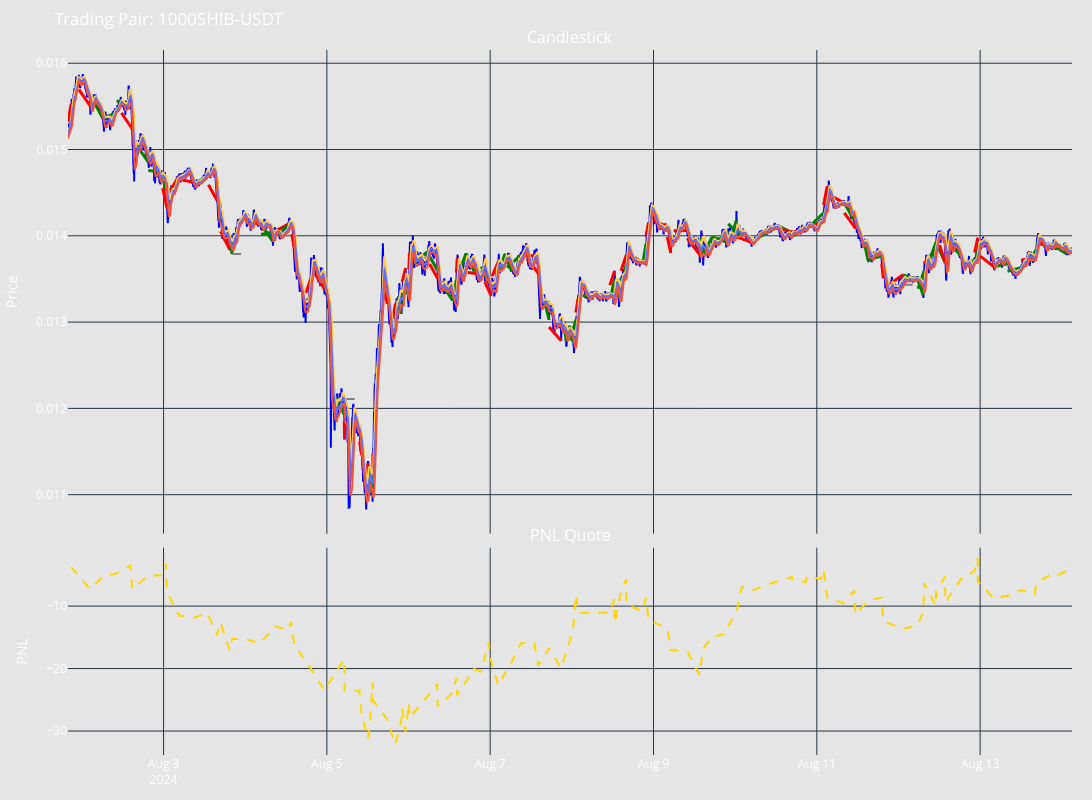

Source (notebook cell):
### Code cell
from plotly.subplots import make_subplots
import pandas as pd
import numpy as np
import plotly.graph_objects as go

from hummingbot.connector.connector_base import TradeType


def get_bt_candlestick_trace(df):
    df.index = pd.to_datetime(df.timestamp, unit='s')
    return go.Scatter(x=df.index,
                      y=df['close'],
                      mode='lines',
                      line=dict(color="blue"),
                      )


def get_pnl_trace(executors):
    pnl = [e.net_pnl_quote for e in executors]
    cum_pnl = np.cumsum(pnl)
    return go.Scatter(
        x=pd.to_datetime([e.close_timestamp for e in executors], unit="s"),
        y=cum_pnl,
        mode='lines',
        line=dict(color='gold', width=2, dash="dash"),
        name='Cumulative PNL'
    )


def get_default_layout(title=None, height=800, width=1800):
    layout = {
        "template": "plotly_dark",
        "plot_bgcolor": 'rgba(0, 0, 0, 0)',  # Transparent background
        "paper_bgcolor": 'rgba(0, 0, 0, 0.1)',  # Lighter shade for the paper
        "font": {"color": 'white', "size": 12},  # Consistent font color and size
        "height": height,
        "width": width,
        "margin": {"l": 20, "r": 20, "t": 50, "b": 20},
        "xaxis_rangeslider_visible": False,
        "hovermode": "x unified",
        "showlegend": False,
    }
    if title:
        layout["title"] = title
    return layout


def add_executors_trace(fig, executors, row, col):
    for executor in executors:
        entry_time = pd.to_datetime(executor.timestamp, unit='s')
        entry_price = executor.custom_info["current_position_average_price"]
        exit_time = pd.to_datetime(executor.close_timestamp, unit='s')
        exit_price = executor.custom_info["close_price"]
        name = "Buy Executor" if executor.config.side == TradeType.BUY else "Sell Executor"

        if executor.filled_amount_quote == 0:
            fig.add_trace(go.Scatter(x=[entry_time, exit_time], y=[entry_price, entry_price], mode='lines',
                                     line=dict(color='grey', width=2, dash="dash"), name=name), row=row, col=col)
        else:
            if executor.net_pnl_quote > Decimal(0):
                fig.add_trace(go.Scatter(x=[entry_time, exit_time], y=[entry_price, exit_price], mode='lines',
                                         line=dict(color='green', width=3), name=name), row=row, col=col)
            else:
                fig.add_trace(go.Scatter(x=[entry_time, exit_time], y=[entry_price, exit_price], mode='lines',
                                         line=dict(color='red', width=3), name=name), row=row, col=col)

        print(f"Entry_time: {entry_time} Exit time: {exit_time}, Exit price: {exit_price}")
    return fig


def create_backtesting_figure(df, executors, config):
    # Create subplots
    fig = make_subplots(rows=2, cols=1, shared_xaxes=True,
                        vertical_spacing=0.02, subplot_titles=('Candlestick', 'PNL Quote'),
                        row_heights=[0.7, 0.3])

    # Add candlestick trace
    fig.add_trace(get_bt_candlestick_trace(df), row=1, col=1)

    # Add executors trace
    fig = add_executors_trace(fig, executors, row=1, col=1)

    # Add PNL trace
    fig.add_trace(get_pnl_trace(executors), row=2, col=1)

    # Apply the theme layout
    layout_settings = get_default_layout(f"Trading Pair: {config['trading_pair']}")
    layout_settings["showlegend"] = False
    fig.update_layout(**layout_settings)

    # Update axis properties
    fig.update_xaxes(rangeslider_visible=False, row=1, col=1)
    fig.update_xaxes(row=2, col=1)
    fig.update_yaxes(title_text="Price", row=1, col=1)
    fig.update_yaxes(title_text="PNL", row=2, col=1)
    return fig


fig = create_backtesting_figure(
    df=df_r,
    executors=executors_r,
    config=config_r.dict())
# df.ta.bbands(length=config.bb_length, std=config.bb_std, append=True)
fig.add_trace(go.Scatter(x=df_r.index,
                         y=df_r[f"BBU_{config_r.bb_length}_{config_r.bb_std}"])
              )
fig.add_trace(go.Scatter(x=df_r.index,
                         y=df_r[f"BBM_{config_r.bb_length}_{config_r.bb_std}"])
              )
fig.add_trace(go.Scatter(x=df_r.index,
                         y=df_r[f"BBL_{config_r.bb_length}_{config_r.bb_std}"])
              )

fig.show()

### Figure 1 — Plotly figure (JSON) as saved in the notebook; plotly's stock layout.template omitted (floating-point values rounded to 4 significant figures; data arrays with more than 128 entries replaced by an {"elided": "..."} marker saying what was removed)
{"data": [{"line": {"color": "blue"}, "mode": "lines", "x": {"elided": "17694 str values"}, "y": {"elided": "17694 float values"}, "type": "scatter", "xaxis": "x", "yaxis": "y"}, {"line": {"color": "red", "width": 3}, "mode": "lines", "name": "Sell Executor", "x": ["2024-08-01T19:55:00", "2024-08-01T20:51:00"], "y": [0.01532, 0.01553], "type": "scatter", "xaxis": "x", "yaxis": "y"}, {"line": {"color": "red", "width": 3}, "mode": "lines", "name": "Buy Executor", "x": ["2024-08-01T23:08:00", "2024-08-02T02:22:00"], "y": [0.01569, 0.01551], "type": "scatter", "xaxis": "x", "yaxis": "y"}, {"line": {"color": "green", "width": 3}, "mode": "lines", "name": "Sell Executor", "x": ["2024-08-02T03:06:00", "2024-08-02T06:09:00"], "y": [0.01559, 0.01536], "type": "scatter", "xaxis": "x", "yaxis": "y"}, {"line": {"color": "green", "width": 3}, "mode": "lines", "name": "Buy Executor", "x": ["2024-08-02T06:09:00", "2024-08-02T10:09:00"], "y": [0.01536, 0.01543], "type": "scatter", "xaxis": "x", "yaxis": "y"}, {"line": {"color": "green", "width": 3}, "mode": "lines", "name": "Sell Executor", "x": ["2024-08-02T10:13:00", "2024-08-02T14:13:00"], "y": [0.01557, 0.0155], "type": "scatter", "xaxis": "x", "yaxis": "y"}, {"line": {"color": "red", "width": 3}, "mode": "lines", "name": "Buy Executor", "x": ["2024-08-02T11:38:00", "2024-08-02T14:49:00"], "y": [0.01542, 0.01524], "type": "scatter", "xaxis": "x", "yaxis": "y"}, {"line": {"color": "green", "width": 3}, "mode": "lines", "name": "Sell Executor", "x": ["2024-08-02T15:43:00", "2024-08-02T19:31:00"], "y": [0.01507, 0.01485], "type": "scatter", "xaxis": "x", "yaxis": "y"}, {"line": {"color": "green", "width": 3}, "mode": "lines", "name": "Buy Executor", "x": ["2024-08-02T19:31:00", "2024-08-02T23:31:00"], "y": [0.01476, 0.01474], "type": "scatter", "xaxis": "x", "yaxis": "y"}, {"line": {"color": "green", "width": 3}, "mode": "lines", "name": "Sell Executor", "x": ["2024-08-02T23:31:00", "2024-08-03T00:37:00"], "y": [0.01474, 0.01453], "type": "scatter", "xaxis": "x", "yaxis": "y"}, {"line": {"color": "red", "width": 3}, "mode": "lines", "name": "Buy Executor", "x": ["2024-08-02T23:44:00", "2024-08-03T01:04:00"], "y": [0.01455, 0.01432], "type": "scatter", "xaxis": "x", "yaxis": "y"}, {"line": {"color": "red", "width": 3}, "mode": "lines", "name": "Sell Executor", "x": ["2024-08-03T01:51:00", "2024-08-03T04:33:00"], "y": [0.01452, 0.01469], "type": "scatter", "xaxis": "x", "yaxis": "y"}, {"line": {"color": "red", "width": 3}, "mode": "lines", "name": "Buy Executor", "x": ["2024-08-03T04:49:00", "2024-08-03T08:49:00"], "y": [0.01465, 0.01462], "type": "scatter", "xaxis": "x", "yaxis": "y"}, {"line": {"color": "green", "width": 3}, "mode": "lines", "name": "Buy Executor", "x": ["2024-08-03T08:52:00", "2024-08-03T12:52:00"], "y": [0.0146, 0.01469], "type": "scatter", "xaxis": "x", "yaxis": "y"}, {"line": {"color": "red", "width": 3}, "mode": "lines", "name": "Buy Executor", "x": ["2024-08-03T13:11:00", "2024-08-03T15:43:00"], "y": [0.01459, 0.01441], "type": "scatter", "xaxis": "x", "yaxis": "y"}, {"line": {"color": "green", "width": 3}, "mode": "lines", "name": "Sell Executor", "x": ["2024-08-03T16:31:00", "2024-08-03T16:43:00"], "y": [0.0144, 0.01418], "type": "scatter", "xaxis": "x", "yaxis": "y"}, {"line": {"color": "red", "width": 3}, "mode": "lines", "name": "Buy Executor", "x": ["2024-08-03T16:46:00", "2024-08-03T19:28:00"], "y": [0.01405, 0.01384], "type": "scatter", "xaxis": "x", "yaxis": "y"}, {"line": {"color": "green", "width": 3}, "mode": "lines", "name": "Sell Executor", "x": ["2024-08-03T19:45:00", "2024-08-03T20:07:00"], "y": [0.01399, 0.01379], "type": "scatter", "xaxis": "x", "yaxis": "y"}, {"line": {"color": "grey", "dash": "dash", "width": 2}, "mode": "lines", "name": "Buy Executor", "x": ["2024-08-03T20:07:00", "2024-08-04T00:07:00"], "y": [0.01379, 0.01379], "type": "scatter", "xaxis": "x", "yaxis": "y"}, {"line": {"color": "red", "width": 3}, "mode": "lines", "name": "Buy Executor", "x": ["2024-08-04T00:07:00", "2024-08-04T04:07:00"], "y": [0.01419, 0.01413], "type": "scatter", "xaxis": "x", "yaxis": "y"}, {"line": {"color": "green", "width": 3}, "mode": "lines", "name": "Sell Executor", "x": ["2024-08-04T04:13:00", "2024-08-04T08:04:00"], "y": [0.01416, 0.01394], "type": "scatter", "xaxis": "x", "yaxis": "y"}, {"line": {"color": "green", "width": 3}, "mode": "lines", "name": "Buy Executor", "x": ["2024-08-04T04:39:00", "2024-08-04T08:39:00"], "y": [0.01401, 0.01405], "type": "scatter", "xaxis": "x", "yaxis": "y"}, {"line": {"color": "red", "width": 3}, "mode": "lines", "name": "Sell Executor", "x": ["2024-08-04T08:39:00", "2024-08-04T12:39:00"], "y": [0.01405, 0.01414], "type": "scatter", "xaxis": "x", "yaxis": "y"}, {"line": {"color": "green", "width": 3}, "mode": "lines", "name": "Buy Executor", "x": ["2024-08-04T09:31:00", "2024-08-04T13:31:00"], "y": [0.01402, 0.01415], "type": "scatter", "xaxis": "x", "yaxis": "y"}, {"line": {"color": "red", "width": 3}, "mode": "lines", "name": "Buy Executor", "x": ["2024-08-04T13:42:00", "2024-08-04T14:26:00"], "y": [0.01402, 0.01385], "type": "scatter", "xaxis": "x", "yaxis": "y"}, {"line": {"color": "red", "width": 3}, "mode": "lines", "name": "Sell Executor", "x": ["2024-08-04T17:50:00", "2024-08-04T19:12:00"], "y": [0.01334, 0.0135], "type": "scatter", "xaxis": "x", "yaxis": "y"}, {"line": {"color": "red", "width": 3}, "mode": "lines", "name": "Buy Executor", "x": ["2024-08-04T20:33:00", "2024-08-04T23:12:00"], "y": [0.01356, 0.01339], "type": "scatter", "xaxis": "x", "yaxis": "y"}, {"line": {"color": "green", "width": 3}, "mode": "lines", "name": "Sell Executor", "x": ["2024-08-05T02:48:00", "2024-08-05T05:07:00"], "y": [0.01212, 0.01193], "type": "scatter", "xaxis": "x", "yaxis": "y"}, {"line": {"color": "red", "width": 3}, "mode": "lines", "name": "Buy Executor", "x": ["2024-08-05T05:07:00", "2024-08-05T05:12:00"], "y": [0.01185, 0.01164], "type": "scatter", "xaxis": "x", "yaxis": "y"}, {"line": {"color": "grey", "dash": "dash", "width": 2}, "mode": "lines", "name": "Sell Executor", "x": ["2024-08-05T05:33:00", "2024-08-05T09:33:00"], "y": [0.01211, 0.01211], "type": "scatter", "xaxis": "x", "yaxis": "y"}, {"line": {"color": "red", "width": 3}, "mode": "lines", "name": "Buy Executor", "x": ["2024-08-05T09:37:00", "2024-08-05T10:13:00"], "y": [0.01162, 0.01146], "type": "scatter", "xaxis": "x", "yaxis": "y"}, {"line": {"color": "red", "width": 3}, "mode": "lines", "name": "Sell Executor", "x": ["2024-08-05T11:47:00", "2024-08-05T12:04:00"], "y": [0.01122, 0.01137], "type": "scatter", "xaxis": "x", "yaxis": "y"}, {"line": {"color": "green", "width": 3}, "mode": "lines", "name": "Buy Executor", "x": ["2024-08-05T12:28:00", "2024-08-05T12:37:00"], "y": [0.01104, 0.0112], "type": "scatter", "xaxis": "x", "yaxis": "y"}, {"line": {"color": "green", "width": 3}, "mode": "lines", "name": "Sell Executor", "x": ["2024-08-05T12:42:00", "2024-08-05T12:53:00"], "y": [0.01133, 0.01113], "type": "scatter", "xaxis": "x", "yaxis": "y"}, {"line": {"color": "green", "width": 3}, "mode": "lines", "name": "Buy Executor", "x": ["2024-08-05T12:55:00", "2024-08-05T13:05:00"], "y": [0.01103, 0.01119], "type": "scatter", "xaxis": "x", "yaxis": "y"}, {"line": {"color": "green", "width": 3}, "mode": "lines", "name": "Buy Executor", "x": ["2024-08-05T13:16:00", "2024-08-05T13:30:00"], "y": [0.01101, 0.01123], "type": "scatter", "xaxis": "x", "yaxis": "y"}, {"line": {"color": "red", "width": 3}, "mode": "lines", "name": "Sell Executor", "x": ["2024-08-05T13:32:00", "2024-08-05T13:33:00"], "y": [0.01133, 0.01148], "type": "scatter", "xaxis": "x", "yaxis": "y"}, {"line": {"color": "red", "width": 3}, "mode": "lines", "name": "Buy Executor", "x": ["2024-08-05T16:56:00", "2024-08-05T17:46:00"], "y": [0.01338, 0.01321], "type": "scatter", "xaxis": "x", "yaxis": "y"}, {"line": {"color": "red", "width": 3}, "mode": "lines", "name": "Sell Executor", "x": ["2024-08-05T19:25:00", "2024-08-05T20:08:00"], "y": [0.01304, 0.01321], "type": "scatter", "xaxis": "x", "yaxis": "y"}, {"line": {"color": "green", "width": 3}, "mode": "lines", "name": "Buy Executor", "x": ["2024-08-05T20:53:00", "2024-08-05T21:02:00"], "y": [0.01311, 0.0133], "type": "scatter", "xaxis": "x", "yaxis": "y"}, {"line": {"color": "green", "width": 3}, "mode": "lines", "name": "Sell Executor", "x": ["2024-08-05T21:02:00", "2024-08-05T21:53:00"], "y": [0.0133, 0.01309], "type": "scatter", "xaxis": "x", "yaxis": "y"}, {"line": {"color": "green", "width": 3}, "mode": "lines", "name": "Buy Executor", "x": ["2024-08-05T21:48:00", "2024-08-05T22:08:00"], "y": [0.01319, 0.01338], "type": "scatter", "xaxis": "x", "yaxis": "y"}, {"line": {"color": "red", "width": 3}, "mode": "lines", "name": "Sell Executor", "x": ["2024-08-05T22:08:00", "2024-08-05T23:08:00"], "y": [0.01346, 0.01363], "type": "scatter", "xaxis": "x", "yaxis": "y"}, {"line": {"color": "green", "width": 3}, "mode": "lines", "name": "Buy Executor", "x": ["2024-08-05T23:23:00", "2024-08-06T00:06:00"], "y": [0.01332, 0.01353], "type": "scatter", "xaxis": "x", "yaxis": "y"}, {"line": {"color": "red", "width": 3}, "mode": "lines", "name": "Sell Executor", "x": ["2024-08-06T00:06:00", "2024-08-06T00:17:00"], "y": [0.01362, 0.0138], "type": "scatter", "xaxis": "x", "yaxis": "y"}, {"line": {"color": "green", "width": 3}, "mode": "lines", "name": "Buy Executor", "x": ["2024-08-06T01:30:00", "2024-08-06T05:30:00"], "y": [0.01368, 0.01381], "type": "scatter", "xaxis": "x", "yaxis": "y"}, {"line": {"color": "green", "width": 3}, "mode": "lines", "name": "Sell Executor", "x": ["2024-08-06T05:30:00", "2024-08-06T08:27:00"], "y": [0.01381, 0.0136], "type": "scatter", "xaxis": "x", "yaxis": "y"}, {"line": {"color": "red", "width": 3}, "mode": "lines", "name": "Buy Executor", "x": ["2024-08-06T06:12:00", "2024-08-06T08:34:00"], "y": [0.01367, 0.01351], "type": "scatter", "xaxis": "x", "yaxis": "y"}, {"line": {"color": "green", "width": 3}, "mode": "lines", "name": "Sell Executor", "x": ["2024-08-06T09:53:00", "2024-08-06T12:55:00"], "y": [0.01344, 0.01325], "type": "scatter", "xaxis": "x", "yaxis": "y"}, {"line": {"color": "green", "width": 3}, "mode": "lines", "name": "Buy Executor", "x": ["2024-08-06T12:55:00", "2024-08-06T14:05:00"], "y": [0.01325, 0.01349], "type": "scatter", "xaxis": "x", "yaxis": "y"}, {"line": {"color": "red", "width": 3}, "mode": "lines", "name": "Sell Executor", "x": ["2024-08-06T14:05:00", "2024-08-06T14:19:00"], "y": [0.01358, 0.01374], "type": "scatter", "xaxis": "x", "yaxis": "y"}, {"line": {"color": "green", "width": 3}, "mode": "lines", "name": "Buy Executor", "x": ["2024-08-06T14:57:00", "2024-08-06T16:54:00"], "y": [0.01359, 0.0138], "type": "scatter", "xaxis": "x", "yaxis": "y"}, {"line": {"color": "green", "width": 3}, "mode": "lines", "name": "Sell Executor", "x": ["2024-08-06T16:54:00", "2024-08-06T19:16:00"], "y": [0.0138, 0.01359], "type": "scatter", "xaxis": "x", "yaxis": "y"}, {"line": {"color": "red", "width": 3}, "mode": "lines", "name": "Buy Executor", "x": ["2024-08-06T17:24:00", "2024-08-06T21:24:00"], "y": [0.01358, 0.01356], "type": "scatter", "xaxis": "x", "yaxis": "y"}, {"line": {"color": "green", "width": 3}, "mode": "lines", "name": "Sell Executor", "x": ["2024-08-06T21:24:00", "2024-08-06T23:30:00"], "y": [0.01364, 0.01345], "type": "scatter", "xaxis": "x", "yaxis": "y"}, {"line": {"color": "red", "width": 3}, "mode": "lines", "name": "Buy Executor", "x": ["2024-08-06T22:25:00", "2024-08-07T00:17:00"], "y": [0.01347, 0.01331], "type": "scatter", "xaxis": "x", "yaxis": "y"}, {"line": {"color": "red", "width": 3}, "mode": "lines", "name": "Sell Executor", "x": ["2024-08-07T00:32:00", "2024-08-07T02:24:00"], "y": [0.01353, 0.0137], "type": "scatter", "xaxis": "x", "yaxis": "y"}, {"line": {"color": "green", "width": 3}, "mode": "lines", "name": "Buy Executor", "x": ["2024-08-07T02:45:00", "2024-08-07T04:16:00"], "y": [0.01359, 0.01379], "type": "scatter", "xaxis": "x", "yaxis": "y"}, {"line": {"color": "green", "width": 3}, "mode": "lines", "name": "Sell Executor", "x": ["2024-08-07T04:16:00", "2024-08-07T06:21:00"], "y": [0.01379, 0.01358], "type": "scatter", "xaxis": "x", "yaxis": "y"}, {"line": {"color": "green", "width": 3}, "mode": "lines", "name": "Buy Executor", "x": ["2024-08-07T04:58:00", "2024-08-07T08:58:00"], "y": [0.01363, 0.01378], "type": "scatter", "xaxis": "x", "yaxis": "y"}, {"line": {"color": "red", "width": 3}, "mode": "lines", "name": "Sell Executor", "x": ["2024-08-07T08:58:00", "2024-08-07T12:58:00"], "y": [0.01378, 0.01377], "type": "scatter", "xaxis": "x", "yaxis": "y"}, {"line": {"color": "red", "width": 3}, "mode": "lines", "name": "Buy Executor", "x": ["2024-08-07T10:51:00", "2024-08-07T14:07:00"], "y": [0.01373, 0.01357], "type": "scatter", "xaxis": "x", "yaxis": "y"}, {"line": {"color": "green", "width": 3}, "mode": "lines", "name": "Sell Executor", "x": ["2024-08-07T15:51:00", "2024-08-07T17:18:00"], "y": [0.01326, 0.01303], "type": "scatter", "xaxis": "x", "yaxis": "y"}, {"line": {"color": "red", "width": 3}, "mode": "lines", "name": "Buy Executor", "x": ["2024-08-07T17:18:00", "2024-08-07T20:52:00"], "y": [0.01294, 0.01278], "type": "scatter", "xaxis": "x", "yaxis": "y"}, {"line": {"color": "green", "width": 3}, "mode": "lines", "name": "Sell Executor", "x": ["2024-08-07T21:49:00", "2024-08-07T22:20:00"], "y": [0.01299, 0.01277], "type": "scatter", "xaxis": "x", "yaxis": "y"}, {"line": {"color": "green", "width": 3}, "mode": "lines", "name": "Buy Executor", "x": ["2024-08-07T22:20:00", "2024-08-07T23:20:00"], "y": [0.01277, 0.01296], "type": "scatter", "xaxis": "x", "yaxis": "y"}, {"line": {"color": "green", "width": 3}, "mode": "lines", "name": "Sell Executor", "x": ["2024-08-07T23:20:00", "2024-08-08T00:22:00"], "y": [0.01296, 0.01277], "type": "scatter", "xaxis": "x", "yaxis": "y"}, {"line": {"color": "green", "width": 3}, "mode": "lines", "name": "Buy Executor", "x": ["2024-08-07T23:31:00", "2024-08-08T01:12:00"], "y": [0.01279, 0.01303], "type": "scatter", "xaxis": "x", "yaxis": "y"}, {"line": {"color": "red", "width": 3}, "mode": "lines", "name": "Sell Executor", "x": ["2024-08-08T01:12:00", "2024-08-08T01:48:00"], "y": [0.01311, 0.01327], "type": "scatter", "xaxis": "x", "yaxis": "y"}, {"line": {"color": "green", "width": 3}, "mode": "lines", "name": "Buy Executor", "x": ["2024-08-08T03:09:00", "2024-08-08T07:09:00"], "y": [0.01331, 0.01332], "type": "scatter", "xaxis": "x", "yaxis": "y"}, {"line": {"color": "red", "width": 3}, "mode": "lines", "name": "Buy Executor", "x": ["2024-08-08T07:09:00", "2024-08-08T11:09:00"], "y": [0.01332, 0.01332], "type": "scatter", "xaxis": "x", "yaxis": "y"}, {"line": {"color": "green", "width": 3}, "mode": "lines", "name": "Buy Executor", "x": ["2024-08-08T11:31:00", "2024-08-08T12:32:00"], "y": [0.01331, 0.0135], "type": "scatter", "xaxis": "x", "yaxis": "y"}, {"line": {"color": "red", "width": 3}, "mode": "lines", "name": "Sell Executor", "x": ["2024-08-08T11:10:00", "2024-08-08T12:34:00"], "y": [0.01343, 0.01359], "type": "scatter", "xaxis": "x", "yaxis": "y"}, {"line": {"color": "green", "width": 3}, "mode": "lines", "name": "Buy Executor", "x": ["2024-08-08T13:32:00", "2024-08-08T14:28:00"], "y": [0.01329, 0.01351], "type": "scatter", "xaxis": "x", "yaxis": "y"}, {"line": {"color": "green", "width": 3}, "mode": "lines", "name": "Buy Executor", "x": ["2024-08-08T15:17:00", "2024-08-08T15:58:00"], "y": [0.01349, 0.01369], "type": "scatter", "xaxis": "x", "yaxis": "y"}, {"line": {"color": "red", "width": 3}, "mode": "lines", "name": "Sell Executor", "x": ["2024-08-08T14:28:00", "2024-08-08T16:02:00"], "y": [0.0136, 0.01378], "type": "scatter", "xaxis": "x", "yaxis": "y"}, {"line": {"color": "red", "width": 3}, "mode": "lines", "name": "Buy Executor", "x": ["2024-08-08T16:50:00", "2024-08-08T20:50:00"], "y": [0.01379, 0.01369], "type": "scatter", "xaxis": "x", "yaxis": "y"}, {"line": {"color": "green", "width": 3}, "mode": "lines", "name": "Buy Executor", "x": ["2024-08-08T20:51:00", "2024-08-08T21:46:00"], "y": [0.01368, 0.0139], "type": "scatter", "xaxis": "x", "yaxis": "y"}, {"line": {"color": "red", "width": 3}, "mode": "lines", "name": "Sell Executor", "x": ["2024-08-08T21:46:00", "2024-08-08T22:33:00"], "y": [0.01399, 0.01415], "type": "scatter", "xaxis": "x", "yaxis": "y"}, {"line": {"color": "red", "width": 3}, "mode": "lines", "name": "Buy Executor", "x": ["2024-08-09T00:01:00", "2024-08-09T04:01:00"], "y": [0.01418, 0.01411], "type": "scatter", "xaxis": "x", "yaxis": "y"}, {"line": {"color": "red", "width": 3}, "mode": "lines", "name": "Buy Executor", "x": ["2024-08-09T04:04:00", "2024-08-09T05:04:00"], "y": [0.01399, 0.0138], "type": "scatter", "xaxis": "x", "yaxis": "y"}, {"line": {"color": "red", "width": 3}, "mode": "lines", "name": "Sell Executor", "x": ["2024-08-09T05:55:00", "2024-08-09T09:55:00"], "y": [0.01406, 0.01406], "type": "scatter", "xaxis": "x", "yaxis": "y"}, {"line": {"color": "red", "width": 3}, "mode": "lines", "name": "Buy Executor", "x": ["2024-08-09T09:55:00", "2024-08-09T13:34:00"], "y": [0.01397, 0.01378], "type": "scatter", "xaxis": "x", "yaxis": "y"}, {"line": {"color": "green", "width": 3}, "mode": "lines", "name": "Sell Executor", "x": ["2024-08-09T14:01:00", "2024-08-09T14:31:00"], "y": [0.01398, 0.01378], "type": "scatter", "xaxis": "x", "yaxis": "y"}, {"line": {"color": "green", "width": 3}, "mode": "lines", "name": "Buy Executor", "x": ["2024-08-09T14:31:00", "2024-08-09T17:15:00"], "y": [0.01378, 0.01399], "type": "scatter", "xaxis": "x", "yaxis": "y"}, {"line": {"color": "green", "width": 3}, "mode": "lines", "name": "Sell Executor", "x": ["2024-08-09T17:15:00", "2024-08-09T21:15:00"], "y": [0.01399, 0.01393], "type": "scatter", "xaxis": "x", "yaxis": "y"}, {"line": {"color": "green", "width": 3}, "mode": "lines", "name": "Buy Executor", "x": ["2024-08-09T17:58:00", "2024-08-09T21:58:00"], "y": [0.01391, 0.01405], "type": "scatter", "xaxis": "x", "yaxis": "y"}, {"line": {"color": "green", "width": 3}, "mode": "lines", "name": "Buy Executor", "x": ["2024-08-09T22:45:00", "2024-08-10T00:22:00"], "y": [0.01397, 0.01418], "type": "scatter", "xaxis": "x", "yaxis": "y"}, {"line": {"color": "green", "width": 3}, "mode": "lines", "name": "Sell Executor", "x": ["2024-08-09T21:58:00", "2024-08-10T01:58:00"], "y": [0.01414, 0.01398], "type": "scatter", "xaxis": "x", "yaxis": "y"}, {"line": {"color": "red", "width": 3}, "mode": "lines", "name": "Buy Executor", "x": ["2024-08-10T00:38:00", "2024-08-10T04:38:00"], "y": [0.01398, 0.01393], "type": "scatter", "xaxis": "x", "yaxis": "y"}, {"line": {"color": "green", "width": 3}, "mode": "lines", "name": "Buy Executor", "x": ["2024-08-10T04:38:00", "2024-08-10T08:38:00"], "y": [0.01393, 0.01402], "type": "scatter", "xaxis": "x", "yaxis": "y"}, {"line": {"color": "green", "width": 3}, "mode": "lines", "name": "Buy Executor", "x": ["2024-08-10T08:38:00", "2024-08-10T12:38:00"], "y": [0.01402, 0.0141], "type": "scatter", "xaxis": "x", "yaxis": "y"}, {"line": {"color": "green", "width": 3}, "mode": "lines", "name": "Sell Executor", "x": ["2024-08-10T12:41:00", "2024-08-10T16:41:00"], "y": [0.01411, 0.01404], "type": "scatter", "xaxis": "x", "yaxis": "y"}, {"line": {"color": "red", "width": 3}, "mode": "lines", "name": "Buy Executor", "x": ["2024-08-10T12:46:00", "2024-08-10T16:46:00"], "y": [0.01408, 0.01404], "type": "scatter", "xaxis": "x", "yaxis": "y"}, {"line": {"color": "red", "width": 3}, "mode": "lines", "name": "Sell Executor", "x": ["2024-08-10T16:46:00", "2024-08-10T20:46:00"], "y": [0.01404, 0.01407], "type": "scatter", "xaxis": "x", "yaxis": "y"}, {"line": {"color": "green", "width": 3}, "mode": "lines", "name": "Buy Executor", "x": ["2024-08-10T17:05:00", "2024-08-10T21:05:00"], "y": [0.014, 0.0141], "type": "scatter", "xaxis": "x", "yaxis": "y"}, {"line": {"color": "red", "width": 3}, "mode": "lines", "name": "Sell Executor", "x": ["2024-08-10T21:05:00", "2024-08-11T01:05:00"], "y": [0.0141, 0.01414], "type": "scatter", "xaxis": "x", "yaxis": "y"}, {"line": {"color": "green", "width": 3}, "mode": "lines", "name": "Buy Executor", "x": ["2024-08-10T22:01:00", "2024-08-11T02:01:00"], "y": [0.01411, 0.01427], "type": "scatter", "xaxis": "x", "yaxis": "y"}, {"line": {"color": "red", "width": 3}, "mode": "lines", "name": "Sell Executor", "x": ["2024-08-11T02:01:00", "2024-08-11T03:04:00"], "y": [0.01436, 0.01458], "type": "scatter", "xaxis": "x", "yaxis": "y"}, {"line": {"color": "red", "width": 3}, "mode": "lines", "name": "Buy Executor", "x": ["2024-08-11T03:49:00", "2024-08-11T07:49:00"], "y": [0.01447, 0.01438], "type": "scatter", "xaxis": "x", "yaxis": "y"}, {"line": {"color": "green", "width": 3}, "mode": "lines", "name": "Sell Executor", "x": ["2024-08-11T07:51:00", "2024-08-11T11:01:00"], "y": [0.0144, 0.01418], "type": "scatter", "xaxis": "x", "yaxis": "y"}, {"line": {"color": "red", "width": 3}, "mode": "lines", "name": "Buy Executor", "x": ["2024-08-11T08:05:00", "2024-08-11T11:23:00"], "y": [0.01427, 0.01409], "type": "scatter", "xaxis": "x", "yaxis": "y"}, {"line": {"color": "green", "width": 3}, "mode": "lines", "name": "Sell Executor", "x": ["2024-08-11T13:47:00", "2024-08-11T15:04:00"], "y": [0.01395, 0.01372], "type": "scatter", "xaxis": "x", "yaxis": "y"}, {"line": {"color": "green", "width": 3}, "mode": "lines", "name": "Buy Executor", "x": ["2024-08-11T15:04:00", "2024-08-11T19:04:00"], "y": [0.01372, 0.01377], "type": "scatter", "xaxis": "x", "yaxis": "y"}, {"line": {"color": "red", "width": 3}, "mode": "lines", "name": "Buy Executor", "x": ["2024-08-11T19:04:00", "2024-08-11T19:33:00"], "y": [0.01368, 0.01351], "type": "scatter", "xaxis": "x", "yaxis": "y"}, {"line": {"color": "red", "width": 3}, "mode": "lines", "name": "Sell Executor", "x": ["2024-08-11T21:19:00", "2024-08-12T01:19:00"], "y": [0.01344, 0.01355], "type": "scatter", "xaxis": "x", "yaxis": "y"}, {"line": {"color": "green", "width": 3}, "mode": "lines", "name": "Sell Executor", "x": ["2024-08-12T01:19:00", "2024-08-12T05:19:00"], "y": [0.01355, 0.0135], "type": "scatter", "xaxis": "x", "yaxis": "y"}, {"line": {"color": "grey", "dash": "dash", "width": 2}, "mode": "lines", "name": "Buy Executor", "x": ["2024-08-12T01:33:00", "2024-08-12T05:33:00"], "y": [0.01343, 0.01343], "type": "scatter", "xaxis": "x", "yaxis": "y"}, {"line": {"color": "green", "width": 3}, "mode": "lines", "name": "Sell Executor", "x": ["2024-08-12T05:34:00", "2024-08-12T07:16:00"], "y": [0.01353, 0.01331], "type": "scatter", "xaxis": "x", "yaxis": "y"}, {"line": {"color": "green", "width": 3}, "mode": "lines", "name": "Buy Executor", "x": ["2024-08-12T05:44:00", "2024-08-12T07:34:00"], "y": [0.01339, 0.01359], "type": "scatter", "xaxis": "x", "yaxis": "y"}, {"line": {"color": "red", "width": 3}, "mode": "lines", "name": "Sell Executor", "x": ["2024-08-12T07:34:00", "2024-08-12T11:01:00"], "y": [0.01368, 0.01385], "type": "scatter", "xaxis": "x", "yaxis": "y"}, {"line": {"color": "green", "width": 3}, "mode": "lines", "name": "Buy Executor", "x": ["2024-08-12T08:43:00", "2024-08-12T11:02:00"], "y": [0.01367, 0.01392], "type": "scatter", "xaxis": "x", "yaxis": "y"}, {"line": {"color": "green", "width": 3}, "mode": "lines", "name": "Sell Executor", "x": ["2024-08-12T11:02:00", "2024-08-12T13:45:00"], "y": [0.01392, 0.01368], "type": "scatter", "xaxis": "x", "yaxis": "y"}, {"line": {"color": "red", "width": 3}, "mode": "lines", "name": "Buy Executor", "x": ["2024-08-12T12:04:00", "2024-08-12T13:45:00"], "y": [0.01389, 0.01368], "type": "scatter", "xaxis": "x", "yaxis": "y"}, {"line": {"color": "green", "width": 3}, "mode": "lines", "name": "Sell Executor", "x": ["2024-08-12T14:21:00", "2024-08-12T18:21:00"], "y": [0.01394, 0.01377], "type": "scatter", "xaxis": "x", "yaxis": "y"}, {"line": {"color": "green", "width": 3}, "mode": "lines", "name": "Buy Executor", "x": ["2024-08-12T18:22:00", "2024-08-12T22:22:00"], "y": [0.01366, 0.01372], "type": "scatter", "xaxis": "x", "yaxis": "y"}, {"line": {"color": "green", "width": 3}, "mode": "lines", "name": "Buy Executor", "x": ["2024-08-12T22:36:00", "2024-08-12T23:18:00"], "y": [0.01368, 0.01389], "type": "scatter", "xaxis": "x", "yaxis": "y"}, {"line": {"color": "red", "width": 3}, "mode": "lines", "name": "Sell Executor", "x": ["2024-08-12T22:22:00", "2024-08-12T23:19:00"], "y": [0.01381, 0.01398], "type": "scatter", "xaxis": "x", "yaxis": "y"}, {"line": {"color": "red", "width": 3}, "mode": "lines", "name": "Buy Executor", "x": ["2024-08-13T00:02:00", "2024-08-13T04:02:00"], "y": [0.01376, 0.01364], "type": "scatter", "xaxis": "x", "yaxis": "y"}, {"line": {"color": "green", "width": 3}, "mode": "lines", "name": "Buy Executor", "x": ["2024-08-13T04:02:00", "2024-08-13T08:02:00"], "y": [0.01364, 0.01368], "type": "scatter", "xaxis": "x", "yaxis": "y"}, {"line": {"color": "green", "width": 3}, "mode": "lines", "name": "Buy Executor", "x": ["2024-08-13T08:02:00", "2024-08-13T12:02:00"], "y": [0.01359, 0.01363], "type": "scatter", "xaxis": "x", "yaxis": "y"}, {"line": {"color": "red", "width": 3}, "mode": "lines", "name": "Sell Executor", "x": ["2024-08-13T12:02:00", "2024-08-13T16:02:00"], "y": [0.01372, 0.01374], "type": "scatter", "xaxis": "x", "yaxis": "y"}, {"line": {"color": "green", "width": 3}, "mode": "lines", "name": "Buy Executor", "x": ["2024-08-13T13:16:00", "2024-08-13T16:32:00"], "y": [0.01365, 0.01384], "type": "scatter", "xaxis": "x", "yaxis": "y"}, {"line": {"color": "green", "width": 3}, "mode": "lines", "name": "Sell Executor", "x": ["2024-08-13T16:32:00", "2024-08-13T20:32:00"], "y": [0.01393, 0.01387], "type": "scatter", "xaxis": "x", "yaxis": "y"}, {"line": {"color": "red", "width": 3}, "mode": "lines", "name": "Buy Executor", "x": ["2024-08-13T17:23:00", "2024-08-13T21:23:00"], "y": [0.01391, 0.01388], "type": "scatter", "xaxis": "x", "yaxis": "y"}, {"line": {"color": "green", "width": 3}, "mode": "lines", "name": "Sell Executor", "x": ["2024-08-13T21:28:00", "2024-08-14T01:28:00"], "y": [0.01389, 0.01379], "type": "scatter", "xaxis": "x", "yaxis": "y"}, {"line": {"color": "red", "width": 3}, "mode": "lines", "name": "Buy Executor", "x": ["2024-08-13T22:10:00", "2024-08-14T02:10:00"], "y": [0.01389, 0.01383], "type": "scatter", "xaxis": "x", "yaxis": "y"}, {"line": {"color": "grey", "dash": "dash", "width": 2}, "mode": "lines", "name": "Sell Executor", "x": ["2024-08-14T02:23:00", "2024-08-14T03:00:00"], "y": [0.01385, 0.01385], "type": "scatter", "xaxis": "x", "yaxis": "y"}, {"line": {"color": "gold", "dash": "dash", "width": 2}, "mode": "lines", "name": "Cumulative PNL", "x": ["2024-08-01T20:51:00", "2024-08-02T02:22:00", "2024-08-02T06:09:00", "2024-08-02T10:09:00", "2024-08-02T14:13:00", "2024-08-02T14:49:00", "2024-08-02T19:31:00", "2024-08-02T23:31:00", "2024-08-03T00:37:00", "2024-08-03T01:04:00", "2024-08-03T04:33:00", "2024-08-03T08:49:00", "2024-08-03T12:52:00", "2024-08-03T15:43:00", "2024-08-03T16:43:00", "2024-08-03T19:28:00", "2024-08-03T20:07:00", "2024-08-04T00:07:00", "2024-08-04T04:07:00", "2024-08-04T08:04:00", "2024-08-04T08:39:00", "2024-08-04T12:39:00", "2024-08-04T13:31:00", "2024-08-04T14:26:00", "2024-08-04T19:12:00", "2024-08-04T23:12:00", "2024-08-05T05:07:00", "2024-08-05T05:12:00", "2024-08-05T09:33:00", "2024-08-05T10:13:00", "2024-08-05T12:04:00", "2024-08-05T12:37:00", "2024-08-05T12:53:00", "2024-08-05T13:05:00", "2024-08-05T13:30:00", "2024-08-05T13:33:00", "2024-08-05T17:46:00", "2024-08-05T20:08:00", "2024-08-05T21:02:00", "2024-08-05T21:53:00", "2024-08-05T22:08:00", "2024-08-05T23:08:00", "2024-08-06T00:06:00", "2024-08-06T00:17:00", "2024-08-06T05:30:00", "2024-08-06T08:27:00", "2024-08-06T08:34:00", "2024-08-06T12:55:00", "2024-08-06T14:05:00", "2024-08-06T14:19:00", "2024-08-06T16:54:00", "2024-08-06T19:16:00", "2024-08-06T21:24:00", "2024-08-06T23:30:00", "2024-08-07T00:17:00", "2024-08-07T02:24:00", "2024-08-07T04:16:00", "2024-08-07T06:21:00", "2024-08-07T08:58:00", "2024-08-07T12:58:00", "2024-08-07T14:07:00", "2024-08-07T17:18:00", "2024-08-07T20:52:00", "2024-08-07T22:20:00", "2024-08-07T23:20:00", "2024-08-08T00:22:00", "2024-08-08T01:12:00", "2024-08-08T01:48:00", "2024-08-08T07:09:00", "2024-08-08T11:09:00", "2024-08-08T12:32:00", "2024-08-08T12:34:00", "2024-08-08T14:28:00", "2024-08-08T15:58:00", "2024-08-08T16:02:00", "2024-08-08T20:50:00", "2024-08-08T21:46:00", "2024-08-08T22:33:00", "2024-08-09T04:01:00", "2024-08-09T05:04:00", "2024-08-09T09:55:00", "2024-08-09T13:34:00", "2024-08-09T14:31:00", "2024-08-09T17:15:00", "2024-08-09T21:15:00", "2024-08-09T21:58:00", "2024-08-10T00:22:00", "2024-08-10T01:58:00", "2024-08-10T04:38:00", "2024-08-10T08:38:00", "2024-08-10T12:38:00", "2024-08-10T16:41:00", "2024-08-10T16:46:00", "2024-08-10T20:46:00", "2024-08-10T21:05:00", "2024-08-11T01:05:00", "2024-08-11T02:01:00", "2024-08-11T03:04:00", "2024-08-11T07:49:00", "2024-08-11T11:01:00", "2024-08-11T11:23:00", "2024-08-11T15:04:00", "2024-08-11T19:04:00", "2024-08-11T19:33:00", "2024-08-12T01:19:00", "2024-08-12T05:19:00", "2024-08-12T05:33:00", "2024-08-12T07:16:00", "2024-08-12T07:34:00", "2024-08-12T11:01:00", "2024-08-12T11:02:00", "2024-08-12T13:45:00", "2024-08-12T13:45:00", "2024-08-12T18:21:00", "2024-08-12T22:22:00", "2024-08-12T23:18:00", "2024-08-12T23:19:00", "2024-08-13T04:02:00", "2024-08-13T08:02:00", "2024-08-13T12:02:00", "2024-08-13T16:02:00", "2024-08-13T16:32:00", "2024-08-13T20:32:00", "2024-08-13T21:23:00", "2024-08-14T01:28:00", "2024-08-14T02:10:00", "2024-08-14T03:00:00"], "y": [-3.755, -7.244, -5.325, -4.768, -3.535, -7.292, -5.111, -5.06, -3.183, -7.809, -11.5, -11.85, -11.14, -14.63, -12.61, -17.11, -15.27, -15.27, -15.94, -13.88, -13.21, -13.88, -12.52, -16.17, -19.93, -23.46, -18.47, -23.57, -23.57, -27.17, -31.25, -29.19, -26.81, -24.87, -22.22, -25.04, -28.18, -32.18, -30.29, -28.22, -26.34, -30.11, -25.49, -27.85, -24.5, -22.47, -26.04, -23.9, -21.53, -24.24, -22.05, -20.07, -20.49, -15.79, -18.81, -22.7, -20.85, -18.95, -15.93, -15.95, -19.5, -16.79, -19.93, -17.59, -15.72, -13.79, -8.169, -11.09, -11.01, -11.03, -8.884, -12.74, -7.609, -5.733, -9.792, -10.81, -8.664, -12.26, -13.53, -17.04, -17.23, -21.07, -16.88, -14.91, -14.44, -13.13, -11.03, -6.929, -7.576, -6.719, -5.994, -5.343, -5.744, -6.116, -5.186, -5.654, -4.162, -8.686, -9.53, -7.521, -11.36, -9.075, -8.67, -12.43, -13.63, -13.11, -13.11, -10.96, -6.34, -9.99, -7.572, -5.287, -9.426, -5.678, -4.374, -2.315, -6.015, -8.77, -8.342, -7.419, -8.105, -6.25, -5.067, -5.394, -4.339, -5.029, -5.029], "type": "scatter", "xaxis": "x2", "yaxis": "y2"}, {"x": {"elided": "17694 str values"}, "y": {"elided": "17694 float values"}, "type": "scatter"}, {"x": {"elided": "17694 str values"}, "y": {"elided": "17694 float values"}, "type": "scatter"}, {"x": {"elided": "17694 str values"}, "y": {"elided": "17694 float values"}, "type": "scatter"}], "layout": {"xaxis": {"anchor": "y", "domain": [0.0, 1.0], "matches": "x2", "showticklabels": false, "rangeslider": {"visible": false}}, "yaxis": {"anchor": "x", "domain": [0.314, 1.0], "title": {"text": "Price"}}, "xaxis2": {"anchor": "y2", "domain": [0.0, 1.0]}, "yaxis2": {"anchor": "x2", "domain": [0.0, 0.294], "title": {"text": "PNL"}}, "annotations": [{"font": {"size": 16}, "showarrow": false, "text": "Candlestick", "x": 0.5, "xanchor": "center", "xref": "paper", "y": 1.0, "yanchor": "bottom", "yref": "paper"}, {"font": {"size": 16}, "showarrow": false, "text": "PNL Quote", "x": 0.5, "xanchor": "center", "xref": "paper", "y": 0.294, "yanchor": "bottom", "yref": "paper"}], "font": {"color": "white", "size": 12}, "margin": {"l": 20, "r": 20, "t": 50, "b": 20}, "plot_bgcolor": "rgba(0, 0, 0, 0)", "paper_bgcolor": "rgba(0, 0, 0, 0.1)", "height": 800, "width": 1800, "hovermode": "x unified", "showlegend": false, "title": {"text": "Trading Pair: 1000SHIB-USDT"}}}
